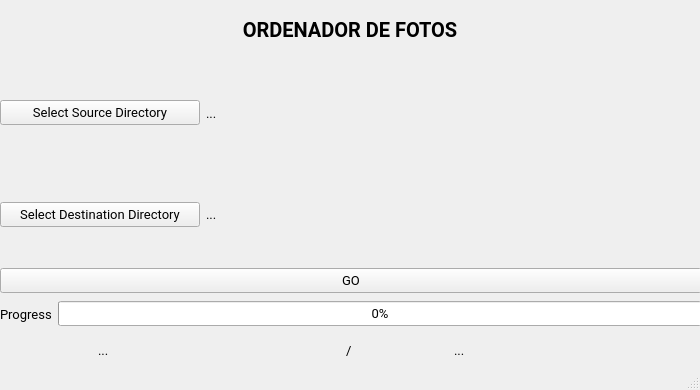
<?xml version="1.0" encoding="UTF-8"?>
<ui version="4.0">
    <class>MainWindow</class>
    <widget class="QMainWindow" name="MainWindow">
        <property name="geometry">
            <rect>
                <x>0</x>
                <y>0</y>
                <width>700</width>
                <height>390</height>
            </rect>
        </property>
        <property name="minimumSize">
            <size>
                <width>700</width>
                <height>390</height>
            </size>
        </property>
        <property name="maximumSize">
            <size>
                <width>700</width>
                <height>390</height>
            </size>
        </property>
        <property name="font">
            <font>
                <family>Roboto</family>
                <pointsize>10</pointsize>
            </font>
        </property>
        <property name="windowTitle">
            <string>MainWindow</string>
        </property>
        <widget class="QWidget" name="centralwidget">
            <widget class="QWidget" name="verticalLayoutWidget">
                <property name="geometry">
                    <rect>
                        <x>0</x>
                        <y>0</y>
                        <width>702</width>
                        <height>365</height>
                    </rect>
                </property>
                <layout class="QVBoxLayout" name="verticalLayout">
                    <item>
                        <widget class="QLabel" name="label">
                            <property name="minimumSize">
                                <size>
                                    <width>700</width>
                                    <height>0</height>
                                </size>
                            </property>
                            <property name="maximumSize">
                                <size>
                                    <width>700</width>
                                    <height>59</height>
                                </size>
                            </property>
                            <property name="font">
                                <font>
                                    <family>Roboto</family>
                                    <pointsize>15</pointsize>
                                    <bold>true</bold>
                                </font>
                            </property>
                            <property name="text">
                                <string>ORDENADOR DE FOTOS</string>
                            </property>
                            <property name="textFormat">
                                <enum>Qt::AutoText</enum>
                            </property>
                            <property name="alignment">
                                <set>Qt::AlignCenter</set>
                            </property>
                        </widget>
                    </item>
                    <item>
                        <layout class="QVBoxLayout" name="verticalLayout_2">
                            <item>
                                <layout class="QHBoxLayout" name="horizontalLayout">
                                    <item>
                                        <layout class="QHBoxLayout" name="horizontalLayout_2">
                                            <item>
                                                <widget class="QPushButton" name="pb_src_dir">
                                                    <property name="maximumSize">
                                                        <size>
                                                            <width>200</width>
                                                            <height>16777215</height>
                                                        </size>
                                                    </property>
                                                    <property name="text">
                                                        <string>Select Source Directory</string>
                                                    </property>
                                                </widget>
                                            </item>
                                            <item>
                                                <widget class="QLabel" name="lb_src_dir">
                                                    <property name="minimumSize">
                                                        <size>
                                                            <width>0</width>
                                                            <height>30</height>
                                                        </size>
                                                    </property>
                                                    <property name="text">
                                                        <string>...</string>
                                                    </property>
                                                </widget>
                                            </item>
                                        </layout>
                                    </item>
                                </layout>
                            </item>
                            <item>
                                <layout class="QHBoxLayout" name="horizontalLayout_3">
                                    <item>
                                        <widget class="QPushButton" name="pb_dst_dir">
                                            <property name="maximumSize">
                                                <size>
                                                    <width>200</width>
                                                    <height>16777215</height>
                                                </size>
                                            </property>
                                            <property name="text">
                                                <string>Select Destination Directory</string>
                                            </property>
                                        </widget>
                                    </item>
                                    <item>
                                        <widget class="QLabel" name="lb_dst_dir">
                                            <property name="minimumSize">
                                                <size>
                                                    <width>0</width>
                                                    <height>30</height>
                                                </size>
                                            </property>
                                            <property name="text">
                                                <string>...</string>
                                            </property>
                                        </widget>
                                    </item>
                                </layout>
                            </item>
                            <item>
                                <widget class="QPushButton" name="pb_go">
                                    <property name="text">
                                        <string>GO</string>
                                    </property>
                                </widget>
                            </item>
                        </layout>
                    </item>
                    <item>
                        <layout class="QVBoxLayout" name="verticalLayout_3">
                            <item>
                                <layout class="QHBoxLayout" name="horizontalLayout_4">
                                    <item>
                                        <widget class="QLabel" name="label_4">
                                            <property name="minimumSize">
                                                <size>
                                                    <width>0</width>
                                                    <height>30</height>
                                                </size>
                                            </property>
                                            <property name="text">
                                                <string>Progress</string>
                                            </property>
                                        </widget>
                                    </item>
                                    <item>
                                        <widget class="QProgressBar" name="progressBar">
                                            <property name="value">
                                                <number>0</number>
                                            </property>
                                        </widget>
                                    </item>
                                </layout>
                            </item>
                            <item>
                                <layout class="QHBoxLayout" name="horizontalLayout_5">
                                    <property name="spacing">
                                        <number>0</number>
                                    </property>
                                    <item>
                                        <widget class="QLabel" name="lb_current_number">
                                            <property name="minimumSize">
                                                <size>
                                                    <width>0</width>
                                                    <height>10</height>
                                                </size>
                                            </property>
                                            <property name="maximumSize">
                                                <size>
                                                    <width>150</width>
                                                    <height>30</height>
                                                </size>
                                            </property>
                                            <property name="text">
                                                <string>...</string>
                                            </property>
                                            <property name="alignment">
                                                <set>Qt::AlignLeading|Qt::AlignLeft|Qt::AlignVCenter</set>
                                            </property>
                                        </widget>
                                    </item>
                                    <item>
                                        <widget class="QLabel" name="label_6">
                                            <property name="maximumSize">
                                                <size>
                                                    <width>10</width>
                                                    <height>30</height>
                                                </size>
                                            </property>
                                            <property name="text">
                                                <string>/</string>
                                            </property>
                                        </widget>
                                    </item>
                                    <item>
                                        <widget class="QLabel" name="lb_total_number">
                                            <property name="maximumSize">
                                                <size>
                                                    <width>150</width>
                                                    <height>30</height>
                                                </size>
                                            </property>
                                            <property name="text">
                                                <string>...</string>
                                            </property>
                                        </widget>
                                    </item>
                                </layout>
                            </item>
                        </layout>
                    </item>
                </layout>
            </widget>
        </widget>
        <widget class="QStatusBar" name="statusbar"/>
    </widget>
    <resources/>
    <connections>
        <connection>
            <sender>pb_src_dir</sender>
            <signal>clicked()</signal>
            <receiver>MainWindow</receiver>
            <slot>src_dir_slot()</slot>
            <hints>
                <hint type="sourcelabel">
                    <x>155</x>
                    <y>86</y>
                </hint>
                <hint type="destinationlabel">
                    <x>161</x>
                    <y>164</y>
                </hint>
            </hints>
        </connection>
        <connection>
            <sender>pb_dst_dir</sender>
            <signal>clicked()</signal>
            <receiver>MainWindow</receiver>
            <slot>dst_dir_slot()</slot>
            <hints>
                <hint type="sourcelabel">
                    <x>42</x>
                    <y>154</y>
                </hint>
                <hint type="destinationlabel">
                    <x>65</x>
                    <y>198</y>
                </hint>
            </hints>
        </connection>
        <connection>
            <sender>progressBar</sender>
            <signal>valueChanged(int)</signal>
            <receiver>MainWindow</receiver>
            <slot>progress_changed_slot()</slot>
            <hints>
                <hint type="sourcelabel">
                    <x>341</x>
                    <y>265</y>
                </hint>
                <hint type="destinationlabel">
                    <x>279</x>
                    <y>259</y>
                </hint>
            </hints>
        </connection>
        <connection>
            <sender>pb_go</sender>
            <signal>clicked()</signal>
            <receiver>MainWindow</receiver>
            <slot>go_slot()</slot>
            <hints>
                <hint type="sourcelabel">
                    <x>330</x>
                    <y>201</y>
                </hint>
                <hint type="destinationlabel">
                    <x>333</x>
                    <y>236</y>
                </hint>
            </hints>
        </connection>
    </connections>
    <slots>
        <slot>src_dir_slot()</slot>
        <slot>dst_dir_slot()</slot>
        <slot>progress_changed_slot()</slot>
        <slot>go_slot()</slot>
    </slots>
</ui>
